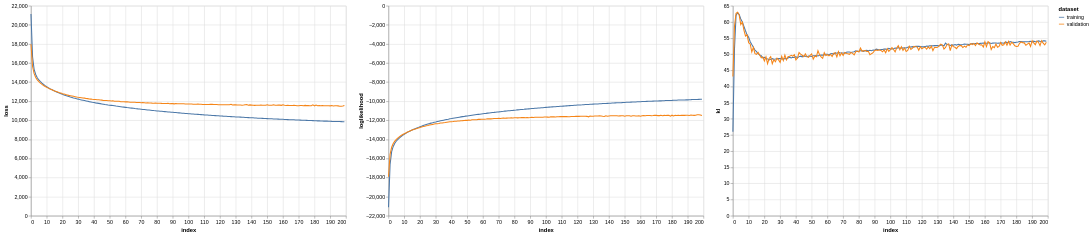

This figure's notebook cell:
### Code cell
def metric_chart(df: pd.DataFrame, metric: str):

    sub_df = df.loc[:,[('training', metric), ('validation', metric)]]
    sub_df.columns = sub_df.columns.get_level_values(0)
    chart = alt.Chart(
        sub_df.reset_index()
    ).transform_fold(
        sub_df.columns.to_list(), ['dataset', metric]
    ).mark_line().encode(
        x='index:Q', y=f'{metric}:Q', color='dataset:N'
    ).properties(width=600, height=400)

    return chart

metric_chart(results_df, 'loss') | metric_chart(results_df, 'loglikelihood') | metric_chart(results_df, 'kl')

### Figure 1 — Vega-Lite specification as saved in the notebook (floating-point values rounded to 4 significant figures; data arrays with more than 128 entries replaced by an {"elided": "..."} marker saying what was removed)
{"config": {"view": {"continuousWidth": 300, "continuousHeight": 300}}, "hconcat": [{"data": {"name": "data-17196510d3518930381931c21596d0c1"}, "mark": {"type": "line"}, "encoding": {"color": {"field": "dataset", "type": "nominal"}, "x": {"field": "index", "type": "quantitative"}, "y": {"field": "loss", "type": "quantitative"}}, "height": 400, "transform": [{"fold": ["training", "validation"], "as": ["dataset", "loss"]}], "width": 600}, {"data": {"name": "data-0dff282c44b9357abfe51b9f258719d1"}, "mark": {"type": "line"}, "encoding": {"color": {"field": "dataset", "type": "nominal"}, "x": {"field": "index", "type": "quantitative"}, "y": {"field": "loglikelihood", "type": "quantitative"}}, "height": 400, "transform": [{"fold": ["training", "validation"], "as": ["dataset", "loglikelihood"]}], "width": 600}, {"data": {"name": "data-ec9e496abf33fbb8f1d2b07048069cad"}, "mark": {"type": "line"}, "encoding": {"color": {"field": "dataset", "type": "nominal"}, "x": {"field": "index", "type": "quantitative"}, "y": {"field": "kl", "type": "quantitative"}}, "height": 400, "transform": [{"fold": ["training", "validation"], "as": ["dataset", "kl"]}], "width": 600}], "$schema": "https://vega.github.io/schema/vega-lite/v5.8.0.json", "datasets": {"data-17196510d3518930381931c21596d0c1": {"elided": "200 records"}, "data-0dff282c44b9357abfe51b9f258719d1": {"elided": "200 records"}, "data-ec9e496abf33fbb8f1d2b07048069cad": {"elided": "200 records"}}}
